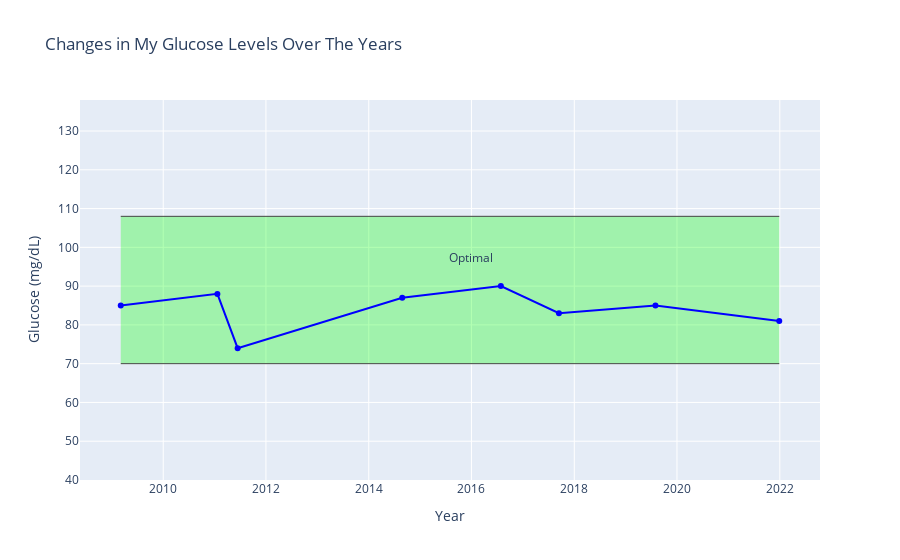

Write notebook code for a chart like this one.
### Code cell
OPTION = 'Glucose'
# OPTION = 'Total Cholesterol'
# OPTION = 'HDL Cholesterol'
# OPTION = 'LDL Cholesterol'
# OPTION = 'Triglycerides'
    
plot(OPTION)

### Figure 1 — Plotly figure (JSON) as saved in the notebook; plotly's stock layout.template omitted (floating-point values rounded to 4 significant figures)
{"data": [{"line": {"width": 1}, "marker": {"color": "#444"}, "mode": "lines", "name": "Upper", "showlegend": false, "type": "scatter", "x": ["2009-03-05T00:00:00", "2011-01-21T00:00:00", "2011-06-14T00:00:00", "2014-08-27T00:00:00", "2016-07-28T00:00:00", "2017-09-14T00:00:00", "2019-08-01T00:00:00", "2021-12-28T00:00:00"], "y": [108, 108, 108, 108, 108, 108, 108, 108]}, {"fill": "tonexty", "fillcolor": "rgba(0, 255, 0, 0.3)", "line": {"width": 1}, "marker": {"color": "#444"}, "mode": "lines", "name": "Lower", "showlegend": false, "type": "scatter", "x": ["2009-03-05T00:00:00", "2011-01-21T00:00:00", "2011-06-14T00:00:00", "2014-08-27T00:00:00", "2016-07-28T00:00:00", "2017-09-14T00:00:00", "2019-08-01T00:00:00", "2021-12-28T00:00:00"], "y": [70, 70, 70, 70, 70, 70, 70, 70]}, {"hoverinfo": "skip", "mode": "text", "showlegend": false, "text": ["Optimal"], "textposition": "bottom center", "type": "scatter", "x": ["2016-01-01T00:00:00"], "y": [98.5]}, {"line": {"color": "rgb(0, 0, 255)"}, "marker": {"color": "rgb(0, 0, 255)"}, "mode": "lines+markers", "name": "mg/dL", "showlegend": false, "type": "scatter", "x": ["2009-03-05T00:00:00", "2011-01-21T00:00:00", "2011-06-14T00:00:00", "2014-08-27T00:00:00", "2016-07-28T00:00:00", "2017-09-14T00:00:00", "2019-08-01T00:00:00", "2021-12-28T00:00:00"], "y": [85, 88, 74, 87, 90, 83, 85, 81]}], "layout": {"hovermode": "x", "title": {"text": "Changes in My Glucose Levels Over The Years"}, "xaxis": {"title": {"text": "Year"}}, "yaxis": {"range": [40, 138], "title": {"text": "Glucose (mg/dL)"}}}}
